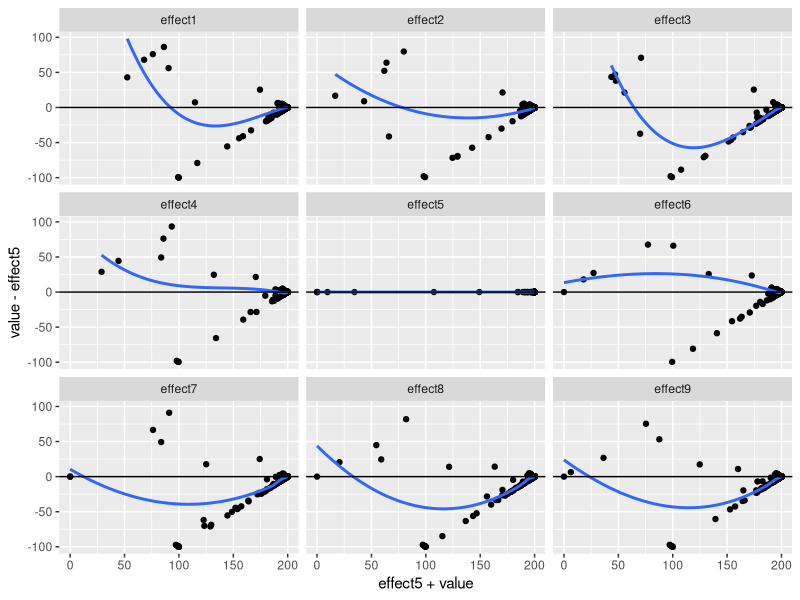
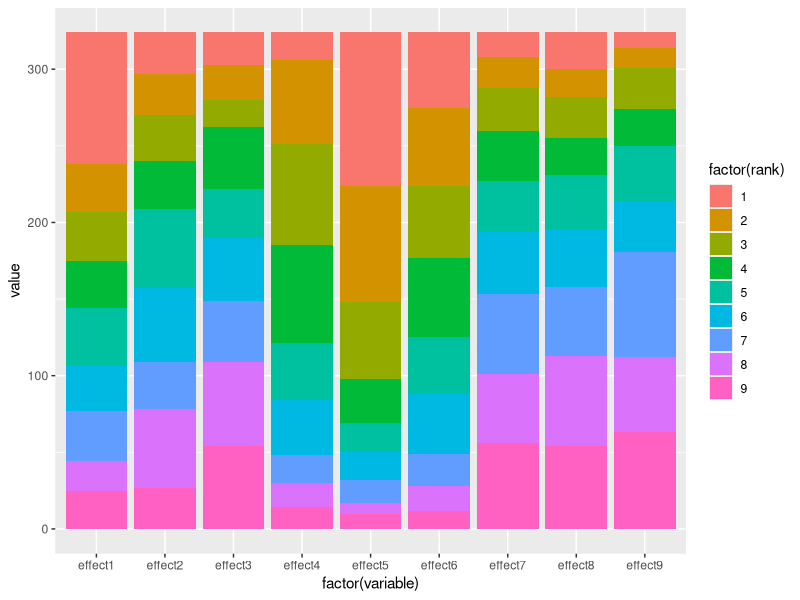
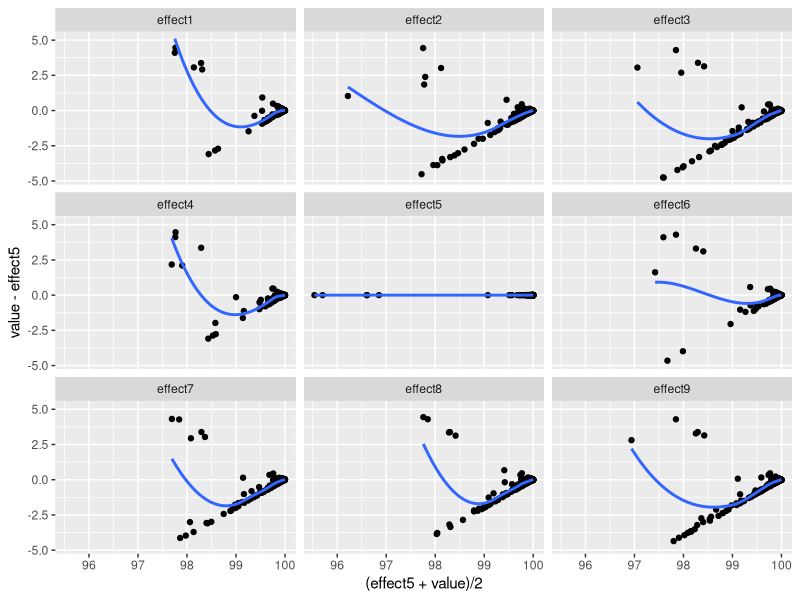
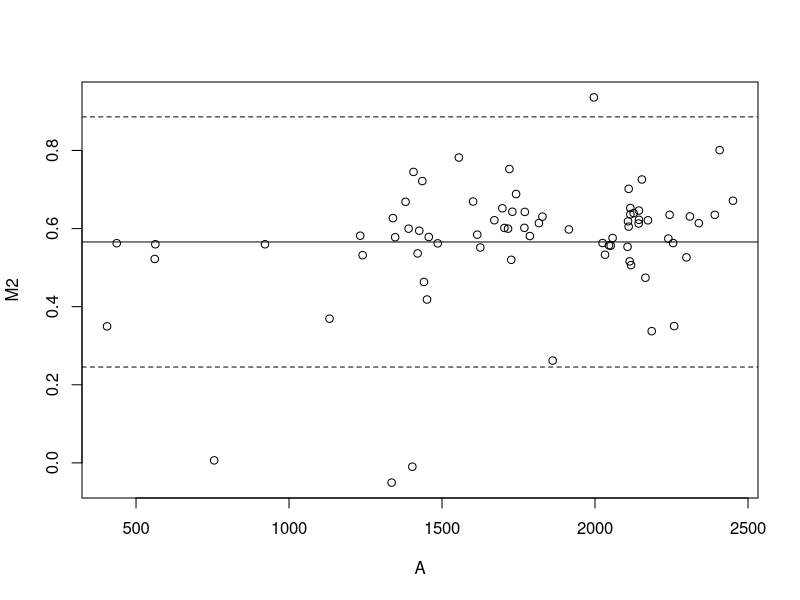
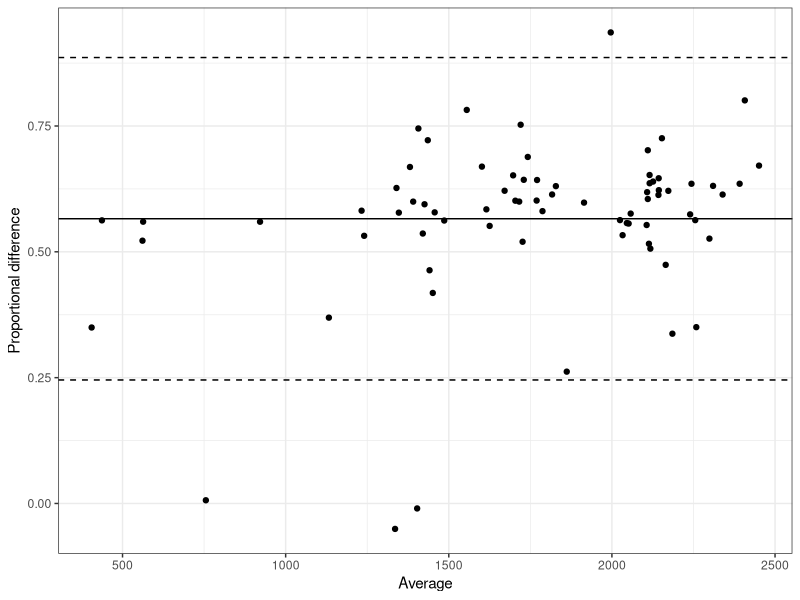

These figures' R source, in order: (Note: this script raises an error after producing the figures.)
library(haven)
library(tidyverse)
dat <- read_dta('master jan 6 2017.dta')

# is.Date <- function(x){
#   is(x, 'Date')
# }
# for(i in 1:ncol(dat)){
#   if(is(dat[[i]],'Date')) dat[[i]] = as.Date(as.character(dat[[i]]))
#   if(is.numeric(dat[[i]])) dat[[i]] = as.numeric(dat[[i]])
#   if(is.integer(dat[[i]])) dat[[i]] = as.numeric(dat[[i]])
# }


study_dat <- dat %>%
  filter(study3==1) %>%
  filter(!(unitnumber %in% c(2,3))) %>%
  select(matches('^effect[1-9]'))


balo_effects <- study_dat %>% select(matches('^effect[1-9]')) %>%
  gather(sector, value, -effect5) %>%
  bind_rows(data.frame(effect5 = study_dat$effect5,
                   sector = 'effect5',
                   value = study_dat$effect5))

ggplot(balo_effects[-244,], aes(x=effect5+value, y = value-effect5))+
  geom_point()+geom_smooth(se=F)+
  facet_wrap(~sector, nrow=3)+
  geom_hline(yintercept=0)


blah=as_data_frame(apply(t(apply(as_data_frame(-study_dat),1, rank, ties.method='min')),2, table))
blah$rank = 1:9
blah %>% gather(variable, value, -rank) %>% ggplot(aes(factor(variable), value))+geom_bar(stat='identity', aes(fill=factor(rank)))

ind <- apply(study_dat,1, function(x) all(x>95))

study_dat %>% filter(ind) %>%  select(matches('^effect[1-9]')) %>%
  gather(sector, value, -effect5) %>%
  bind_rows(data.frame(effect5 = study_dat[ind,]$effect5,
                       sector = 'effect5',
                       value = study_dat[ind,]$effect5)) %>%
  ggplot(aes(x=(effect5+value)/2, y = value-effect5))+
  geom_point()+ geom_smooth(se=F)+
  facet_wrap(~sector, nrow=3)

tst <- study_dat %>% select(matches('^effect[1-9]'))


# Bland-Altman Analysis

x <- dat$balometerintake
y <- dat$intakevolume

blah = tibble(x,y)
blah = blah[complete.cases(blah),]
blah <- blah %>% mutate(M = y-x,
                        A = (y+x)/2,
                        M2 = (y-x)/x)
plot(M2~A, data=blah)
SD = sd(blah$M2)
Mean = mean(blah$M2)
abline(h=Mean)
abline(h = c(Mean+2*SD, Mean - 2*SD), lty=2)

ggplot(blah, aes(x=A, y = M2))+geom_point()+
  geom_hline(yintercept = c(Mean, Mean - 2*SD, Mean + 2*SD),
             linetype = c(1,2,2))+
  labs(x = 'Average', y = 'Proportional difference')+
  theme_bw()

# Find observation right after filter change

bl <- plyr::ddply(dat, ~unitnumber, function(m){
  if(!is.na(unique(m$unit_number_informationfilter))){
    tst = ifelse(m$date>m$unit_number_informationfilter,1,0)
    rnd = min(m$roundnumber[tst==1])
    return(data.frame(filterchange = unique(m$unit_number_informationfilter), freshround = rnd))
  } else {
    return(data.frame(filterchange=NA, freshround=NA))
  }
})

bl2 = bl %>% dplyr::filter(!is.na(freshround), freshround<Inf)
freshdat = list()
for(i in 1:nrow(bl2)){
  freshdat[[i]] <- dat[dat$unitnumber==bl2[i,'unitnumber'] & dat$roundnumber == bl2[i,'freshround'],]
}
freshdat = do.call(rbind, freshdat)
freshdat <- plyr::ddply(freshdat, ~unitnumber, function(m) m[m$date==min(m$date),])

dirtydat = list()
for (i in 1:nrow(freshdat)){
  dirtydat[[i]] <- dat[dat$unitnumber==freshdat[i,'unitnumber'] & dat$roundnumber == freshdat[i,'roundnumber']-1,]
}
dirtydat = do.call(rbind, dirtydat)
freshdat2 = freshdat[freshdat$unitnumber %in% dirtydat$unitnumber,]

## Create indicator for which rows are the first test post filter change.



# keep unit 51 round 7 location BUILDING 10/11TH FLOOR
#

library(reshape2)
dat_expt = dat %>% dplyr::filter(unitnumber!=2, unitnumber!=3)
blah = dat_expt %>% select(ends_with('velocity'),mfg)
blah = blah[,-1]
blah2 = melt(blah, id.vars = c('mfg','middlecentervelocity'))
ggplot(blah2, aes(x=middlecentervelocity, y=value))+geom_point()+geom_smooth()+geom_abline(color='red')+facet_wrap(~variable, nrow=2)

ggplot(blah2,
       aes(x=(middlecentervelocity+value)/2, y=(value-middlecentervelocity)))+
  geom_point()+
  geom_smooth()+
  geom_hline(yintercept=0, color='red')+
  facet_wrap(~variable, nrow=2)+
  labs(x='Average velocity', y = 'Difference from middlecenter')

# Capture effectiveness

ce <- dat_expt %>% select(starts_with('effect'), -effectless90, roundnumber, unitnumber)
ce1 <- ce %>% select(-roundnumber, -unitnumber) %>% mutate_each(funs(ifelse(.>99.97,1,0)))
no_of_cells_pass <- apply(ce1[,2:10],1,sum)

cutoff = list()
for(cr in c(90,95, 97.5, 99, 99.5, 99.7, 99.9, 99.95, 99.97)){
  cutoff = c(cutoff, c(cr, 100*mean(ce$effect>=cr, na.rm=T)))
}

cutoff = data.frame(matrix(do.call(c, cutoff), ncol=2, byrow=T))
names(cutoff) <- c('Threshold','Percent_passing')
ggplot(cutoff, aes(Threshold, Percent_passing))+
  geom_line()+
  labs(y='Percent passing')

passing = matrix(NA, nrow=84, ncol=9)
units = sort(unique(dat_expt$unitnumber))
for(i in 1:nrow(dat_expt)){
  unit_index = match(dat_expt$unitnumber[i], units)
  passing[unit_index, dat_expt$roundnumber[i]] <- ifelse(dat_expt$effect[i]>99.97, 1, 0)
}

## How many sectors can fail
## How much can they fail by
## Which ones can fail

n <- dat_expt %>% select(starts_with('effectivenessquad')) %>% names() %>% sort()
corrs <- dat_expt[,n] %>% cor(use='pair') %>% round(digit=2)
image(corrs)

dat_effective <- dat_expt %>% select(starts_with('effectiveness'))
dat_effective <- dat_effective[,sort(names(dat_effective))]

meet_criterion <- function(x, crit=99.97){
  x %>% mutate_each(funs(ifelse(.>crit, 1, 0)))
}

crit_levels = c(90,95, 97.5, 99, 99.5, 99.7, 99.9, 99.95, 99.97)
out = list()
for(cr in crit_levels){
  cr_dat <- meet_criterion(dat_effective, crit=cr)
  bl = melt(cr_dat, id.var=1)
  out[[as.character(cr)]] <- bl %>% dplyr::filter(effectiveness==1) %>% group_by(variable) %>%
    summarise(prop_fail = 100*mean(1-value, na.rm=T))
}

blah = plyr::ldply(out) %>% mutate(crit = as.numeric(.id))
ggplot(blah, aes(x=crit, y = prop_fail))+geom_line()+
  facet_wrap(~variable, nrow=3)+
  labs(x = 'Failure criterion', y = "Proportion of time sector fails when overall passes")

cr_dat <- meet_criterion(dat_effective, crit=99.9)
number_fail <- 9-apply(cr_dat[,-1],1, sum,na.rm=T)
table(number_fail[cr_dat[,1]==1])
apply(cr_dat[cr_dat[,1]==1 & number_fail==3,],1, function(x) which(x==0))-1

library(tidyr)
library(reshape2)
dat_effective <- mutate(dat_effective, ind_effect = ifelse(effectiveness>=99.97,1,0))
howmuch_pass <- dat_effective %>% dplyr::filter(ind_effect==1) %>%
  summarise_each(funs(min = min(., na.rm=T)),
                 contains('quad')) %>% melt %>%
  mutate(quad = gsub('_min','',variable),
         min = value) %>%
  select(-variable,-value)

dat_effective$pos <- apply(dat_effective[,2:10], 1, function(x) ifelse(any(x<=0),0,1))
d <- dat_effective %>% mutate(id = 1:nrow(.)) %>% dplyr::filter(ind_effect==0, pos==1)
rng <- data.frame(t(apply(d[,2:10],1,range))); names(rng) <- c('min','max')
rng$id <- 1:nrow(rng)

plt <- ggplot(rng, aes(x=id, ymin=min, ymax=max))+geom_linerange()+
  geom_hline(yintercept=99.97, linetype=2)
plt
plt+ylim(99.5,100)
plt+ylim(99.9,100)

bl <- dat_effective %>% filter(effectiveness >= 99.97) %>%
  summarise_each(funs(round(100*mean(.>99.97 , na.rm=T),2)), -effectiveness) %>%
  matrix(nrow=3, byrow=T)
bl <- dat_effective %>% filter(effectiveness >= 99.97) %>%
  summarise_each(funs(round(min(. , na.rm=T),2)), -effectiveness) %>%
  matrix(nrow=3, byrow=T)


ind <- apply(dat_effective[,2:10], 1, function(x) all(x>0))
dat_effective <- dat_effective[ind,]

apply(subset(dat_effective, ind_effect==0)[,2:10],1,range)


d2 <- d %>% filter(effectiveness > 99.5 & effectiveness < 99.97)
quad_summary <- function(d2) {
  out <- d2 %>% summarise_each(funs(n = n(),mean = mean(., na.rm=T), median = median(., na.rm=T),
                             min = min(., na.rm=T), max = max(., na.rm=T),
                             Q25 = quantile(.,.25,na.rm=T),
                             Q10 = quantile(.,.1,na.rm=T)), contains('quad'))
  out %>% melt %>% separate(variable,c('quad','stat')) %>%
    mutate(value = round(value,2)) %>% spread(stat,value)
}

quad_pass <- function(d2){
  out <- d2 %>% summarise_each(funs(mean = mean(. > 99.97, na.rm=T)), contains('quad'))
  out %>% melt %>% mutate(value=round(100*value,2)) %>%
    separate(variable,c('quad','stat')) %>% spread(stat,value)
}

out <- quad_summary(d %>% filter(effectiveness > 99.5))
out2 <- quad_summary(d %>% filter(effectiveness > 99.9))

obs_summ <- function(d){
  x <- t(apply(d[,2:10],1, function(x) c(range(x), mean(x), median(x),
                                         quantile(x,0.3),
                                         quantile(x, 0.2),
                                         quantile(x, 0.1))))
  x <- data.frame(x); names(x) <- c('min','max','mean','median','Q3', 'Q2','Q1')
  x <- cbind(x, data.frame('quad5' = d[,6], 'ind'=1:nrow(x)))
  names(x)[8] = 'quad5'
  return(x)
}

o9995 <- obs_summ(d %>% filter(effectiveness>99.95))
o9990 <- obs_summ(d %>% filter(effectiveness>99.9))
o_bad <- obs_summ(d %>% filter(effectiveness<=99.9))


plot_range_effectiveness <- function(d){
  require(ggplot2)
  to_plot <- obs_summ(d)
  plt <- ggplot(to_plot)+
    geom_point(aes(x=ind,y=quad5))+
    geom_linerange(aes(x=ind, ymin=min, ymax=max))+
    geom_hline(yintercept=99.97, linetype=2)+
    labs(x='',y='Effectiveness across sectors')
  return(plt)
}

p1 <- plot_range_effectiveness(d %>% filter(effectiveness > 99.95))
p2 <- plot_range_effectiveness(d %>% filter(effectiveness > 99.9))
p3 <- plot_range_effectiveness(d %>% filter(effectiveness > 99.5))
p4 <- plot_range_effectiveness(d %>% filter(effectiveness > 99.0))

# Two-by-two characteristics
# Accuracy = (TP+TN)/(P+N)
# TPR (= recall = sensitivity) TP/P
# FPR (= fallout = 1- specificity) FP/N

measures_2x2 <- function(d){
  d1 <- as.matrix(d)
  acc <- sum(diag(d1))/sum(d)
  tpr <- d1[2,2]/sum(d1[2,])
  fpr <- d1[1,2]/sum(d1[1,])
  ppv <- d1[2,2]/sum(d1[,2])
  npv <- d1[1,1]/sum(d1[,1])
  return(c(Accuracy = 100*acc, TPR = 100*tpr, FPR = 100*fpr,
           TNR = 100*(1-fpr), PPV = 100*ppv, NPV = 100*npv))
}

measures_2x2(table(dat_effective$effectiveness >= 99.97, dat_effective$effectivenessquad5>=99.97))

number_positive <- apply(meet_criterion(dat_effective) %>% select(contains('quad')),1,sum)

oc <- data.frame(rbind(
measures_2x2(table(dat_effective$effectiveness>=99.97, number_positive>=5)),
measures_2x2(table(dat_effective$effectiveness>=99.97, number_positive>=6)),
measures_2x2(table(dat_effective$effectiveness>=99.97, number_positive>=7)),
measures_2x2(table(dat_effective$effectiveness>=99.97, number_positive>=8)),
measures_2x2(table(dat_effective$effectiveness>=99.97, number_positive>=9))
))
oc <- cbind('Min_pos' = 5:9, oc)

measures_2x2(table(
  dat_effective$ind_effect==1,
  obs_summ(dat_effective)$min > 99.9))

library(ROCR)

p1 <- prediction(obs_summ(dat_effective)$min/101, dat_effective$ind_effect)
perf=performance(p1, 'tpr','fpr')
plot(perf)
opt_cut <- perf@alpha.values[[1]][which.max(perf@y.values[[1]]-perf@x.values[[1]])]
performance(p1,'auc')

measures_2x2(table(
  dat_effective$ind_effect==1,
  obs_summ(dat_effective)$min > opt_cut*100))

measures_2x2(table(
  dat_effective$ind_effect==1,
  obs_summ(dat_effective)$min > opt_cut*100 & dat_effective$effectivenessquad5 > 99.97))

measures_2x2(table(
  dat_effective$ind_effect==1,
  obs_summ(dat_effective)$min > opt_cut*100 & dat_effective$effectivenessquad5>99.97 & number_positive>=7))

## Combined test
tst1 <- obs_summ(dat_effective)$min > opt_cut*100 & dat_effective$effectivenessquad5>=99.97 & number_positive >=7
table(tst1, dat_effective$ind_effect)
measures_2x2(table(dat_effective$ind_effect,tst1))

d_test <- dat_effective %>% filter(effectivenessquad5>=99.97)
d_test$num_pos <- number_positive[dat_effective$effectivenessquad5>=99.97]

measures_2x2(table(
  d_test$ind_effect==1,
  obs_summ(d_test)$min > opt_cut*100))

d_test2 <- d_test[obs_summ(d_test)$min > opt_cut*100,]
measures_2x2(table(
  d_test2$ind_effect==1,
  d_test2$num_pos >=7
))

D <- cbind(dat_effective, num_pos=number_positive)
D$min <- apply(D[,2:10],1,min)
D <- D %>% mutate(ind1=ifelse(effectivenessquad5>=99.97, 1, 0),
                  ind2 = ifelse(min > 98.83,1,0),
                  ind3 = ifelse(num_pos >=7,1,0))
tst = D$ind1
tst[D$ind1==1 & D$ind2==0] <- 0
tst[D$ind1==1 & D$ind2==1 & D$ind3==0] <- 0
measures_2x2(table(D$ind_effect,tst))

## How different is the center sector?

# Are the differences across sectors due to random measurement error?
max_distr = table(apply(D[,2:10],1,order)[9,])
chisq.test(max_distr, p=rep(1/9,9)) # pval < 10E-15

# Is the center sector just better?

x1 = D[,6]
x2 = apply(D[,c(2:5,7:10)],1,mean)
x3 = apply(D[,c(2,4,8,10)],1,mean)
x4 = apply(D[,c(2,4,8,10)],1,max)

t.test(x1,x2,paired=T) # pval 8E-4
t.test(x1,x3,paired=T) # pval 4E-5
t.test(x1,x4,paired=T)

D <- as.data.frame(D)
tests <- list()
for(i in c(2:5,7:10)){
  tests[[i]] <- t.test( D[,i], D[,6],paired=T, conf.int=T)
}
library(broom)
out <- plyr::ldply(tests, tidy) %>% select(estimate, p.value, conf.low, conf.high) %>%
  mutate_at(funs(formatC(., digits=3, format='f')),
            .cols=c('estimate', 'conf.low','conf.high')) %>%
  mutate(p.value = format.pval(p.value, digits=2, eps=0.001)) %>%
  # mutate(p.value = format.pval(p.value, digits=3, eps=0.001)) %>%
  mutate(sector = c(1:4,6:9)) %>%
  select(sector, estimate:conf.high)



######################################################################
library(ggplot2)
library(reshape2)
MAplot <- function(a,b,...){
  d <- data.frame(a,b)
  plt <- ggplot(d, aes(x=(a+b)/2,y=(b-a)))+
    geom_point()+geom_smooth()+
    geom_hline(yintercept = 0)+theme_minimal()
  return(plt)
}
nm = grep('velocity$',names(dat),value=T)
nm <- nm[-1]
veldata <- dat[,nm]
veldata2 <- melt(veldata, id.vars = 'middlecentervelocity')
veldata2$variable <- factor(veldata2$variable,
                           levels = c('upperleftvelocity','uppercentervelocity',
                                      'upperrightvelocity','middleleftvelocity',
                                    'middlerightvelocity',
                                      'lowerleftvelocity','lowercentervelocity','lowerrightvelocity'))

veldata3 <- melt(veldata)
veldata3$middlecenter <- rep(veldata$middlecentervelocity,9)
veldata3$variable <- factor(veldata3$variable,
                            levels = c('upperleftvelocity','uppercentervelocity',
                                       'upperrightvelocity','middleleftvelocity',
                                       'middlecentervelocity','middlerightvelocity',
                                       'lowerleftvelocity','lowercentervelocity',
                                       'lowerrightvelocity'))

ggplot(veldata3, aes(x = (middlecenter+value)/2, y = value- middlecenter))+
  geom_point(shape=20)+geom_smooth()+
  geom_hline(yintercept=0)+theme_minimal()+
  facet_wrap(~variable, nrow=3)+
  labs(x='Average velocity',y='Difference from center sector')

# Updated graph based on new data -----------------------------------------

newdata = readxl::read_excel('Book1.xlsx')
newdata2 <- reshape2::melt(newdata)
newdata2$middlecenter <- rep(newdata$middlecentervelocity,9)
newdata2$variable <- factor(newdata2$variable,
                            levels = c('upperleftvelocity','uppercentervelocity',
                                       'upperrightvelocity','middleleftvelocity',
                                       'middlecentervelocity','middlerightvelocity',
                                       'lowerleftvelocity','lowercentervelocity',
                                       'lowerrightvelocity'))
ggplot(newdata2, aes(x= (middlecenter+value)/2, y = value - middlecenter))+
  geom_point(shape=20)+geom_smooth()+
  geom_hline(yintercept=0)+ theme_minimal()+
  facet_wrap(~variable, nrow=3)+
  labs(x = 'Average velocity', y = 'Difference from center sector')
